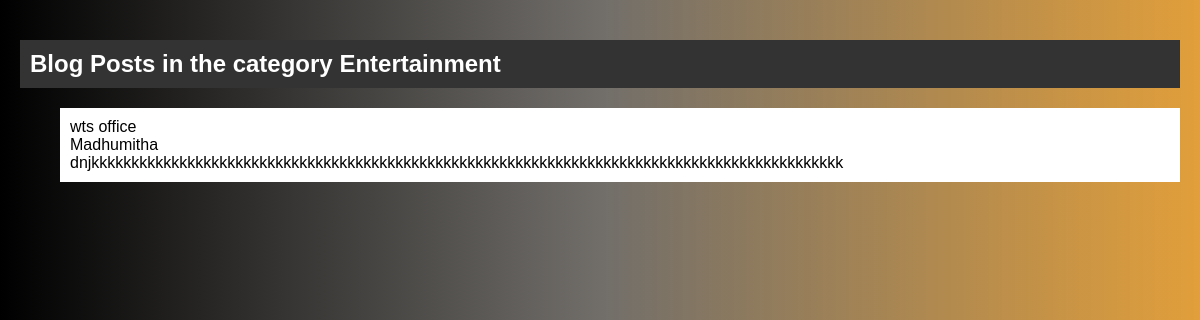
Page /category/1 on the committed database.
### app/app.py (models this page shows, shortened)
class Category(db.Model):
    id = db.Column(db.Integer, primary_key=True)
    name = db.Column(db.String, nullable=False, unique=True)
    blogs = relationship('Blog', back_populates='category')

class Blog(db.Model):
    id = db.Column(db.Integer, primary_key=True)
    author = db.Column(db.String, unique=False, nullable=True)
    blog_title = db.Column(db.String, nullable=False)
    blog_content = db.Column(db.Text, nullable=False)
    category_id = db.Column(db.Integer, db.ForeignKey('category.id'))
    category = relationship('Category', back_populates='blogs')

### app/app.py (the view)
@app.route('/category/<int:category_id>')
def category_detail(category_id):
    category = Category.query.get(category_id)
    if not category:
        abort(404)
    blog_posts = Blog.query.filter_by(category_id=category_id).all()
    return render_template('category_detail.html', category=category, blog_posts=blog_posts)

### app/templates/category_detail.html (shortened to what this page needs)
<!DOCTYPE html>
<html>
<head>
</head>
<body>
    <h2>Blog Posts in the category {{ category.name }}</h2>
    <ul>
        {% for b in blog_posts %}
        <li>
            {{ b.blog_title }}
            <br>
            {{ b.author }}
            <br>
            {{ b.blog_content }}
        </li>
        {% endfor %}
    </ul>
</body>
</html>

### app/templates/category_detail.html (style rules this page uses)
body { background: linear-gradient( to right, black, rgb(113, 110, 106), rgba(219, 137, 14, 0.816)); font-family: Arial, sans-serif; margin: 0; padding: 20px; }
h2 { background-color: #333; color: #fff; padding: 10px; }
ul { list-style-type: none; }
li { background-color: #fff; padding: 10px; margin-bottom: 10px; }

### rows in the picture
Category: name "Entertainment"
Blog: blog_title "wts office", author "Madhumitha", blog_content "dnjkkkkkkkkkkkkkkkkkkkkkkkkkkkkkkkkkkkkkkkkkkkkkkkkkkkkkkkkkkkkkkkkkkkkkkkkkkkkkkkkkkkkkkkkkkkkkk"
